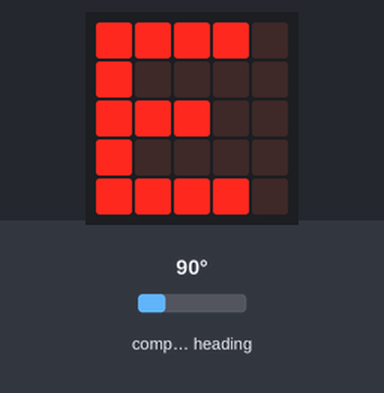
Bench run of a program on a simulated BBC micro:bit running MicroPython. On the bench: the board's 5×5 LED display. Inputs (shaded band) come from the test bench; at power-on: compass heading 90°. The compass is already calibrated.

Above: at 1.3 s.
1.4 s: compass heading set to 48°
2.9 s: compass heading set to 42°
At 3.5 s:
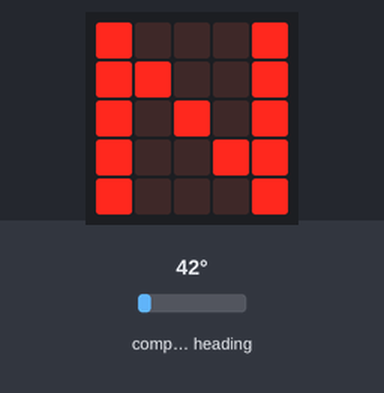
4.4 s: compass heading set to 180°
At 4.7 s:
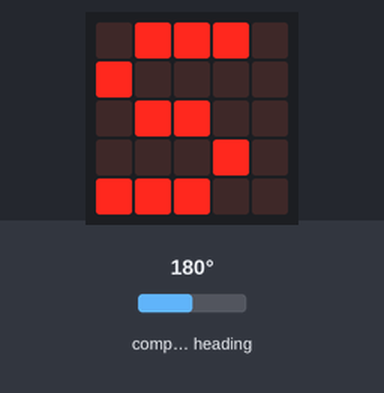
5.9 s: compass heading set to 220°
7.4 s: compass heading set to 231°
At 8.2 s:
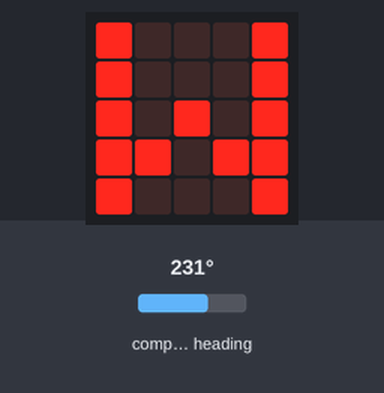
Timing chart, 0 to 9.9 s (numbered marks = the images above; inputs shaded):
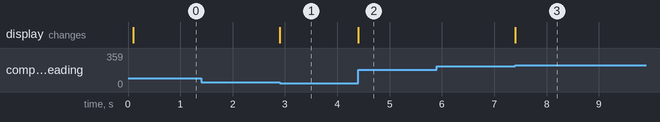

The program:

compass.py
```python
#open it with Mu editor OR https://python.microbit.org/
# microbit compass
# made by Qusay laila
from microbit import *
compass.calibrate()
while True:
    c = compass.heading()
    if c < 45 or c > 315:
        display.show("N")
    elif c < 135:
        display.show("E")
    elif c < 225:
        display.show("S")
    else:
        display.show("W")
```

Measured:
- the behaviour switches between 45 and 44° on compass heading (found by bisection; images 0 and 1)
- the behaviour switches between 224 and 225° on compass heading (found by bisection; images 2 and 3)
- after the input at 1.4 s, every drawn part: stays the same
- after the input at 2.9 s, the display: changes at once (image 1)
- after the input at 4.4 s, the display: changes at once (image 2)
- after the input at 5.9 s, every drawn part: stays the same
- after the input at 7.4 s, the display: changes at once (image 3)
